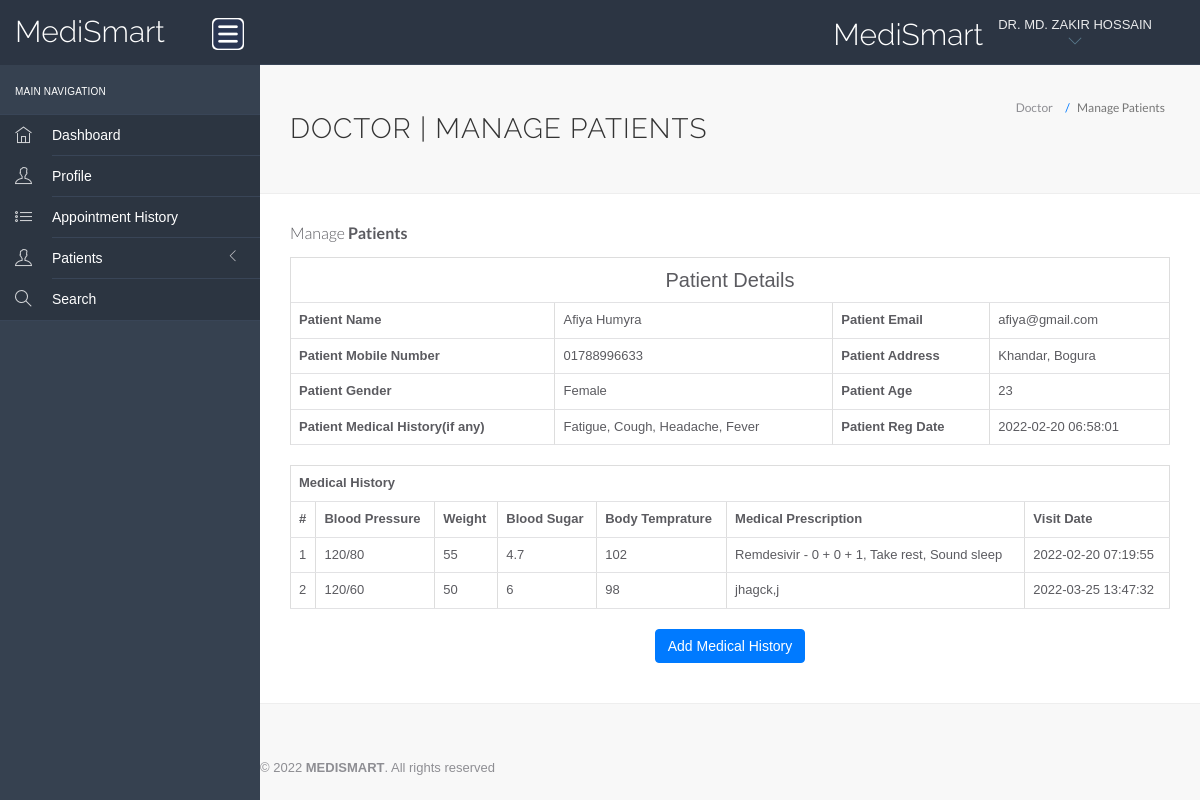
The app's page /hms/doctor/view-patient.php?viewid=1 (signed in) with its own data.
### tables this page shows
CREATE TABLE `doctors` (
  `id` int(11) NOT NULL,
  `specilization` varchar(255) DEFAULT NULL,
  `doctorName` varchar(255) DEFAULT NULL,
  `profile_pic` varchar(255) NOT NULL,
  `docgender` varchar(10) NOT NULL,
  `docdegree` varchar(255) NOT NULL,
  `address` longtext DEFAULT NULL,
  `docFees` varchar(255) DEFAULT NULL,
  `practicedays` varchar(30) NOT NULL,
  `practicetime` varchar(30) NOT NULL,
  `contactno` varchar(13) DEFAULT NULL,
  `docEmail` varchar(255) DEFAULT NULL,
  `password` varchar(255) DEFAULT NULL,
  `creationDate` timestamp NULL DEFAULT current_timestamp(),
  `updationDate` timestamp NULL DEFAULT NULL ON UPDATE current_timestamp()
);

CREATE TABLE `tblpatient` (
  `ID` int(10) NOT NULL,
  `Docid` int(10) DEFAULT NULL,
  `PatientName` varchar(200) DEFAULT NULL,
  `PatientContno` varchar(13) DEFAULT NULL,
  `PatientEmail` varchar(200) DEFAULT NULL,
  `PatientGender` varchar(50) DEFAULT NULL,
  `PatientAdd` mediumtext DEFAULT NULL,
  `PatientAge` int(10) DEFAULT NULL,
  `PatientMedhis` mediumtext DEFAULT NULL,
  `CreationDate` timestamp NULL DEFAULT current_timestamp(),
  `UpdationDate` timestamp NULL DEFAULT NULL ON UPDATE current_timestamp()
);

CREATE TABLE `tblmedicalhistory` (
  `ID` int(10) NOT NULL,
  `PatientID` int(10) DEFAULT NULL,
  `BloodPressure` varchar(200) DEFAULT NULL,
  `BloodSugar` varchar(200) NOT NULL,
  `Weight` varchar(100) DEFAULT NULL,
  `Temperature` varchar(200) DEFAULT NULL,
  `MedicalPres` mediumtext DEFAULT NULL,
  `CreationDate` timestamp NOT NULL DEFAULT current_timestamp() ON UPDATE current_timestamp()
);

### hms/doctor/view-patient.php (the view, shortened to what this page needs)
<?php
include('include/config.php');
?>
<!DOCTYPE html>
<html lang="en">
<head>
    <link rel="stylesheet" href="vendor/bootstrap/css/bootstrap.min.css">
    <link rel="stylesheet" href="vendor/fontawesome/css/font-awesome.min.css">
    <link rel="stylesheet" href="vendor/themify-icons/themify-icons.min.css">
    <link href="vendor/animate.css/animate.min.css" rel="stylesheet" media="screen">
    <link href="vendor/perfect-scrollbar/perfect-scrollbar.min.css" rel="stylesheet" media="screen">
    <link href="vendor/switchery/switchery.min.css" rel="stylesheet" media="screen">
    <link href="vendor/bootstrap-touchspin/jquery.bootstrap-touchspin.min.css" rel="stylesheet" media="screen">
    <link href="vendor/select2/select2.min.css" rel="stylesheet" media="screen">
    <link href="vendor/bootstrap-datepicker/bootstrap-datepicker3.standalone.min.css" rel="stylesheet" media="screen">
    <link href="vendor/bootstrap-timepicker/bootstrap-timepicker.min.css" rel="stylesheet" media="screen">
    <link rel="stylesheet" href="assets/css/styles.css">
    <link rel="stylesheet" href="assets/css/plugins.css">
    <link rel="stylesheet" href="assets/css/themes/theme-5.css" id="skin_color" />
</head>
<body>
    <div id="app">
        <?php include('include/sidebar.php');?>
        <div class="app-content">
            <?php include('include/header.php');?>
            <div class="main-content">
                <div class="wrap-content container" id="container">
                    <section id="page-title">
                        <div class="row">
                            <div class="col-sm-8">
                                <h1 class="mainTitle">Doctor | Manage Patients</h1>
                            </div>
                            <ol class="breadcrumb">
                                <li>
                                    <span>Doctor</span>
                                </li>
                                <li class="active">
                                    <span>Manage Patients</span>
                                </li>
                            </ol>
                        </div>
                    </section>
                    <div class="container-fluid container-fullw bg-white">
                        <div class="row">
                            <div class="col-md-12">
                                <h5 class="over-title margin-bottom-15">Manage <span class="text-bold">Patients</span>
                                </h5>
                                <?php
                               $vid=$_GET['viewid'];
                               $ret=mysqli_query($con,"select * from tblpatient where ID='$vid'");
$cnt=1;
while ($row=mysqli_fetch_array($ret)) {
                               ?>
                                <table border="1" class="table table-bordered">
                                    <tr align="center">
                                        <td colspan="4" style="font-size:20px;color:blue">
                                            Patient Details</td>
                                    </tr>
                                    <tr>
                                        <th scope>Patient Name</th>
                                        <td><?php  echo $row['PatientName'];?></td>
                                        <th scope>Patient Email</th>
                                        <td><?php  echo $row['PatientEmail'];?></td>
                                    </tr>
                                    <tr>
                                        <th scope>Patient Mobile Number</th>
                                        <td><?php  echo $row['PatientContno'];?></td>
                                        <th>Patient Address</th>
                                        <td><?php  echo $row['PatientAdd'];?></td>
                                    </tr>
                                    <tr>
                                        <th>Patient Gender</th>
                                        <td><?php  echo $row['PatientGender'];?></td>
                                        <th>Patient Age</th>
                                        <td><?php  echo $row['PatientAge'];?></td>
                                    </tr>
                                    <tr>
                                        <th>Patient Medical History(if any)</th>
                                        <td><?php  echo $row['PatientMedhis'];?></td>
                                        <th>Patient Reg Date</th>
                                        <td><?php  echo $row['CreationDate'];?></td>
                                    </tr>
                                    <?php }?>
                                </table>
                                <?php
$ret=mysqli_query($con,"select * from tblmedicalhistory  where PatientID='$vid'");
 ?>
                                <table id="datatable" class="table table-bordered dt-responsive nowrap"
                                    style="border-collapse: collapse; border-spacing: 0; width: 100%;">
                                    <tr align="center">
                                        <th colspan="8">Medical History</th>
                                    </tr>
                                    <tr>
                                        <th>#</th>
                                        <th>Blood Pressure</th>
                                        <th>Weight</th>
                                        <th>Blood Sugar</th>
                                        <th>Body Temprature</th>
                                        <th>Medical Prescription</th>
                                        <th>Visit Date</th>
                                    </tr>
                                    <?php
                                      while ($row=mysqli_fetch_array($ret)) {
                                    ?>
                                    <tr>
                                        <td><?php echo $cnt;?></td>
                                        <td><?php  echo $row['BloodPressure'];?></td>
                                        <td><?php  echo $row['Weight'];?></td>
                                        <td><?php  echo $row['BloodSugar'];?></td>
                                        <td><?php  echo $row['Temperature'];?></td>
                                        <td><?php  echo $row['MedicalPres'];?></td>
                                        <td><?php  echo $row['CreationDate'];?></td>
                                    </tr>
                                    <?php $cnt=$cnt+1;} ?>
                                </table>
                                <p align="center">
                                    <button class="btn btn-primary waves-effect waves-light w-lg" data-toggle="modal"
                                        data-target="#myModal">Add Medical History</button>
                                </p>
                            </div>
                        </div>
                    </div>
                </div>
                <?php include('include/footer.php');?>
            </div>
</body>
</html>

### hms/doctor/include/header.php (shortened to what this page needs)
<header class="navbar navbar-default navbar-static-top">
    <div class="navbar-header">
        <a class="navbar-brand" href="#">
            <h2 style="padding-top:10%; color: white;">MediSmart</h2>
        </a>
        <a href="#" class="sidebar-toggler pull-right visible-md visible-lg" data-toggle-class="app-sidebar-closed"
            data-toggle-target="#app">
            <img src="../assets/images/menu.png" alt="Menu" width="32" height="32"
                style="background-color: white; border-radius: 5px;">
        </a>
    </div>
    <div class="navbar-collapse collapse">
        <ul class="nav navbar-right">
            <li style="padding-top:5% ">
                <h2 style="color: white">MediSmart</h2>
            </li>
            <li class="dropdown current-user">
                <a href class="dropdown-toggle" data-toggle="dropdown">
                    <span class="username">
                        <?php $query=mysqli_query($con,"select doctorName from doctors where id='".$_SESSION['id']."'");
                            while($row=mysqli_fetch_array($query))
                            {
                                echo $row['doctorName'];
                            }
						?>
                        <i class="ti-angle-down"></i>
                    </span>
                </a>
            </li>
        </ul>
    </div>
</header>

### hms/doctor/assets/css/themes/theme-5.css (style rules this page uses)
body { background: #f8f8f8; }
header .navbar-header { background: #2c3543 !important; border-right-color: transparent !important; border-bottom-color: transparent !important; }
header .navbar-header .sidebar-toggler, header .navbar-header .sidebar-mobile-toggler { color: #5f8295 !important; }
header .navbar-header .navbar-brand { color: #ffffff !important; }
header .navbar-collapse { background: #2c3543 !important; border-bottom-color: #394557 !important; box-shadow: none !important; }
header .navbar-collapse .navbar-right > li > a { color: #ffffff; }
header .navbar-collapse .navbar-right > li > a i { color: #5f8295 !important; }

### records on screen
doctors: doctorName "DR. MD. ZAKIR HOSSAIN"
tblpatient: PatientName "Afiya Humyra", PatientEmail "afiya@gmail.com", PatientContno "01788996633", PatientAdd "Khandar, Bogura", PatientGender "Female", PatientAge "23", PatientMedhis "Fatigue, Cough, Headache, Fever", CreationDate "2022-02-20 06:58:01"
tblmedicalhistory: BloodPressure "120/80", Weight "55", BloodSugar "4.7", Temperature "102", MedicalPres "Remdesivir - 0 + 0 + 1, Take rest, Sound sleep", CreationDate "2022-02-20 07:19:55"
tblmedicalhistory: BloodPressure "120/60", Weight "50", BloodSugar "6", Temperature "98", MedicalPres "jhagck,j", CreationDate "2022-03-25 13:47:32"
